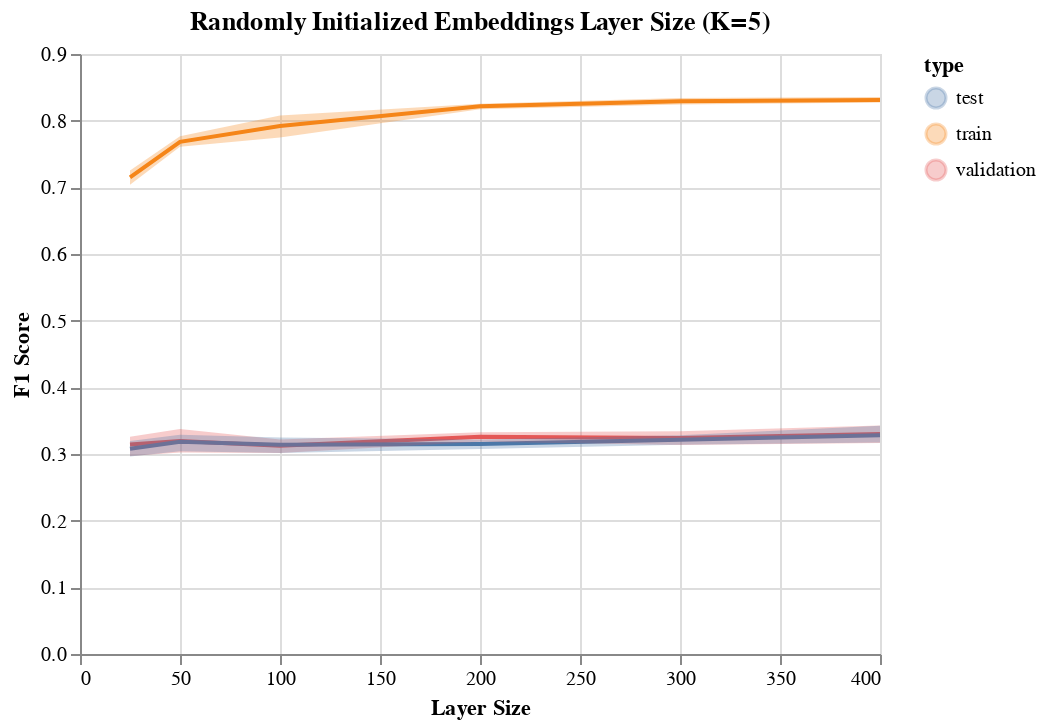

Here is the notebook cell this chart was saved with:
### Code cell
line = alt.Chart(validation_results[(validation_results.model == 'Randomly Initialized Embeddings') & (validation_results.epochs == 1000) & (validation_results.dropout == 0.0)]).mark_line().encode(
    x=alt.X('hidden_neurons'),
    y=alt.Y('mean(f1)'),
    color=alt.Color('type')
)

band = alt.Chart(validation_results[(validation_results.model == 'Randomly Initialized Embeddings') & (validation_results.epochs == 1000) & (validation_results.dropout == 0.0)]).mark_errorband(extent='ci').encode(
    x=alt.X('hidden_neurons', title='Layer Size'),
    y=alt.Y('f1', title='F1 Score'),
    color=alt.Color('type')
)

(line + band).properties(title='Randomly Initialized Embeddings Layer Size (K=5)')

### Figure 1 — Vega-Lite specification as saved in the notebook (floating-point values rounded to 4 significant figures)
{"config": {"view": {"continuousWidth": 400, "continuousHeight": 300}}, "layer": [{"data": {"name": "data-cde2b04aac63dac198a043be97953308"}, "mark": "line", "encoding": {"color": {"field": "type", "type": "nominal"}, "x": {"field": "hidden_neurons", "type": "quantitative"}, "y": {"aggregate": "mean", "field": "f1", "type": "quantitative"}}}, {"data": {"name": "data-cde2b04aac63dac198a043be97953308"}, "mark": {"type": "errorband", "extent": "ci"}, "encoding": {"color": {"field": "type", "type": "nominal"}, "x": {"field": "hidden_neurons", "title": "Layer Size", "type": "quantitative"}, "y": {"field": "f1", "title": "F1 Score", "type": "quantitative"}}}], "title": "Randomly Initialized Embeddings Layer Size (K=5)", "$schema": "https://vega.github.io/schema/vega-lite/v4.17.0.json", "datasets": {"data-cde2b04aac63dac198a043be97953308": [{"model": "Randomly Initialized Embeddings", "variable": "epochs", "epochs": 1000, "batch_norm": false, "dropout": 0.0, "hidden_neurons": 200, "hidden_layers": 1, "f1": 0.8237, "type": "train"}, {"model": "Randomly Initialized Embeddings", "variable": "epochs", "epochs": 1000, "batch_norm": false, "dropout": 0.0, "hidden_neurons": 200, "hidden_layers": 1, "f1": 0.3296, "type": "validation"}, {"model": "Randomly Initialized Embeddings", "variable": "epochs", "epochs": 1000, "batch_norm": false, "dropout": 0.0, "hidden_neurons": 200, "hidden_layers": 1, "f1": 0.3088, "type": "test"}, {"model": "Randomly Initialized Embeddings", "variable": "epochs", "epochs": 1000, "batch_norm": false, "dropout": 0.0, "hidden_neurons": 200, "hidden_layers": 1, "f1": 0.8096, "type": "train"}, {"model": "Randomly Initialized Embeddings", "variable": "epochs", "epochs": 1000, "batch_norm": false, "dropout": 0.0, "hidden_neurons": 200, "hidden_layers": 1, "f1": 0.3137, "type": "validation"}, {"model": "Randomly Initialized Embeddings", "variable": "epochs", "epochs": 1000, "batch_norm": false, "dropout": 0.0, "hidden_neurons": 200, "hidden_layers": 1, "f1": 0.3081, "type": "test"}, {"model": "Randomly Initialized Embeddings", "variable": "epochs", "epochs": 1000, "batch_norm": false, "dropout": 0.0, "hidden_neurons": 200, "hidden_layers": 1, "f1": 0.8172, "type": "train"}, {"model": "Randomly Initialized Embeddings", "variable": "epochs", "epochs": 1000, "batch_norm": false, "dropout": 0.0, "hidden_neurons": 200, "hidden_layers": 1, "f1": 0.3298, "type": "validation"}, {"model": "Randomly Initialized Embeddings", "variable": "epochs", "epochs": 1000, "batch_norm": false, "dropout": 0.0, "hidden_neurons": 200, "hidden_layers": 1, "f1": 0.3144, "type": "test"}, {"model": "Randomly Initialized Embeddings", "variable": "epochs", "epochs": 1000, "batch_norm": false, "dropout": 0.0, "hidden_neurons": 200, "hidden_layers": 1, "f1": 0.8209, "type": "train"}, {"model": "Randomly Initialized Embeddings", "variable": "epochs", "epochs": 1000, "batch_norm": false, "dropout": 0.0, "hidden_neurons": 200, "hidden_layers": 1, "f1": 0.3119, "type": "validation"}, {"model": "Randomly Initialized Embeddings", "variable": "epochs", "epochs": 1000, "batch_norm": false, "dropout": 0.0, "hidden_neurons": 200, "hidden_layers": 1, "f1": 0.338, "type": "test"}, {"model": "Randomly Initialized Embeddings", "variable": "epochs", "epochs": 1000, "batch_norm": false, "dropout": 0.0, "hidden_neurons": 200, "hidden_layers": 1, "f1": 0.8309, "type": "train"}, {"model": "Randomly Initialized Embeddings", "variable": "epochs", "epochs": 1000, "batch_norm": false, "dropout": 0.0, "hidden_neurons": 200, "hidden_layers": 1, "f1": 0.3347, "type": "validation"}, {"model": "Randomly Initialized Embeddings", "variable": "epochs", "epochs": 1000, "batch_norm": false, "dropout": 0.0, "hidden_neurons": 200, "hidden_layers": 1, "f1": 0.3061, "type": "test"}, {"model": "Randomly Initialized Embeddings", "variable": "neurons", "epochs": 1000, "batch_norm": false, "dropout": 0.0, "hidden_neurons": 25, "hidden_layers": 1, "f1": 0.6964, "type": "train"}, {"model": "Randomly Initialized Embeddings", "variable": "neurons", "epochs": 1000, "batch_norm": false, "dropout": 0.0, "hidden_neurons": 25, "hidden_layers": 1, "f1": 0.2809, "type": "validation"}, {"model": "Randomly Initialized Embeddings", "variable": "neurons", "epochs": 1000, "batch_norm": false, "dropout": 0.0, "hidden_neurons": 25, "hidden_layers": 1, "f1": 0.2916, "type": "test"}, {"model": "Randomly Initialized Embeddings", "variable": "neurons", "epochs": 1000, "batch_norm": false, "dropout": 0.0, "hidden_neurons": 25, "hidden_layers": 1, "f1": 0.7169, "type": "train"}, {"model": "Randomly Initialized Embeddings", "variable": "neurons", "epochs": 1000, "batch_norm": false, "dropout": 0.0, "hidden_neurons": 25, "hidden_layers": 1, "f1": 0.3205, "type": "validation"}, {"model": "Randomly Initialized Embeddings", "variable": "neurons", "epochs": 1000, "batch_norm": false, "dropout": 0.0, "hidden_neurons": 25, "hidden_layers": 1, "f1": 0.3138, "type": "test"}, {"model": "Randomly Initialized Embeddings", "variable": "neurons", "epochs": 1000, "batch_norm": false, "dropout": 0.0, "hidden_neurons": 25, "hidden_layers": 1, "f1": 0.7319, "type": "train"}, {"model": "Randomly Initialized Embeddings", "variable": "neurons", "epochs": 1000, "batch_norm": false, "dropout": 0.0, "hidden_neurons": 25, "hidden_layers": 1, "f1": 0.3225, "type": "validation"}, {"model": "Randomly Initialized Embeddings", "variable": "neurons", "epochs": 1000, "batch_norm": false, "dropout": 0.0, "hidden_neurons": 25, "hidden_layers": 1, "f1": 0.2956, "type": "test"}, {"model": "Randomly Initialized Embeddings", "variable": "neurons", "epochs": 1000, "batch_norm": false, "dropout": 0.0, "hidden_neurons": 25, "hidden_layers": 1, "f1": 0.7228, "type": "train"}, {"model": "Randomly Initialized Embeddings", "variable": "neurons", "epochs": 1000, "batch_norm": false, "dropout": 0.0, "hidden_neurons": 25, "hidden_layers": 1, "f1": 0.3169, "type": "validation"}, {"model": "Randomly Initialized Embeddings", "variable": "neurons", "epochs": 1000, "batch_norm": false, "dropout": 0.0, "hidden_neurons": 25, "hidden_layers": 1, "f1": 0.3279, "type": "test"}, {"model": "Randomly Initialized Embeddings", "variable": "neurons", "epochs": 1000, "batch_norm": false, "dropout": 0.0, "hidden_neurons": 25, "hidden_layers": 1, "f1": 0.7071, "type": "train"}, {"model": "Randomly Initialized Embeddings", "variable": "neurons", "epochs": 1000, "batch_norm": false, "dropout": 0.0, "hidden_neurons": 25, "hidden_layers": 1, "f1": 0.3302, "type": "validation"}, {"model": "Randomly Initialized Embeddings", "variable": "neurons", "epochs": 1000, "batch_norm": false, "dropout": 0.0, "hidden_neurons": 25, "hidden_layers": 1, "f1": 0.3105, "type": "test"}, {"model": "Randomly Initialized Embeddings", "variable": "neurons", "epochs": 1000, "batch_norm": false, "dropout": 0.0, "hidden_neurons": 50, "hidden_layers": 1, "f1": 0.7684, "type": "train"}, {"model": "Randomly Initialized Embeddings", "variable": "neurons", "epochs": 1000, "batch_norm": false, "dropout": 0.0, "hidden_neurons": 50, "hidden_layers": 1, "f1": 0.3085, "type": "validation"}, {"model": "Randomly Initialized Embeddings", "variable": "neurons", "epochs": 1000, "batch_norm": false, "dropout": 0.0, "hidden_neurons": 50, "hidden_layers": 1, "f1": 0.3203, "type": "test"}, {"model": "Randomly Initialized Embeddings", "variable": "neurons", "epochs": 1000, "batch_norm": false, "dropout": 0.0, "hidden_neurons": 50, "hidden_layers": 1, "f1": 0.7839, "type": "train"}, {"model": "Randomly Initialized Embeddings", "variable": "neurons", "epochs": 1000, "batch_norm": false, "dropout": 0.0, "hidden_neurons": 50, "hidden_layers": 1, "f1": 0.3412, "type": "validation"}, {"model": "Randomly Initialized Embeddings", "variable": "neurons", "epochs": 1000, "batch_norm": false, "dropout": 0.0, "hidden_neurons": 50, "hidden_layers": 1, "f1": 0.3337, "type": "test"}, {"model": "Randomly Initialized Embeddings", "variable": "neurons", "epochs": 1000, "batch_norm": false, "dropout": 0.0, "hidden_neurons": 50, "hidden_layers": 1, "f1": 0.7603, "type": "train"}, {"model": "Randomly Initialized Embeddings", "variable": "neurons", "epochs": 1000, "batch_norm": false, "dropout": 0.0, "hidden_neurons": 50, "hidden_layers": 1, "f1": 0.3461, "type": "validation"}, {"model": "Randomly Initialized Embeddings", "variable": "neurons", "epochs": 1000, "batch_norm": false, "dropout": 0.0, "hidden_neurons": 50, "hidden_layers": 1, "f1": 0.3198, "type": "test"}, {"model": "Randomly Initialized Embeddings", "variable": "neurons", "epochs": 1000, "batch_norm": false, "dropout": 0.0, "hidden_neurons": 50, "hidden_layers": 1, "f1": 0.7581, "type": "train"}, {"model": "Randomly Initialized Embeddings", "variable": "neurons", "epochs": 1000, "batch_norm": false, "dropout": 0.0, "hidden_neurons": 50, "hidden_layers": 1, "f1": 0.3128, "type": "validation"}, {"model": "Randomly Initialized Embeddings", "variable": "neurons", "epochs": 1000, "batch_norm": false, "dropout": 0.0, "hidden_neurons": 50, "hidden_layers": 1, "f1": 0.3259, "type": "test"}, {"model": "Randomly Initialized Embeddings", "variable": "neurons", "epochs": 1000, "batch_norm": false, "dropout": 0.0, "hidden_neurons": 50, "hidden_layers": 1, "f1": 0.7709, "type": "train"}, {"model": "Randomly Initialized Embeddings", "variable": "neurons", "epochs": 1000, "batch_norm": false, "dropout": 0.0, "hidden_neurons": 50, "hidden_layers": 1, "f1": 0.2887, "type": "validation"}, {"model": "Randomly Initialized Embeddings", "variable": "neurons", "epochs": 1000, "batch_norm": false, "dropout": 0.0, "hidden_neurons": 50, "hidden_layers": 1, "f1": 0.2914, "type": "test"}, {"model": "Randomly Initialized Embeddings", "variable": "neurons", "epochs": 1000, "batch_norm": false, "dropout": 0.0, "hidden_neurons": 100, "hidden_layers": 1, "f1": 0.8101, "type": "train"}, {"model": "Randomly Initialized Embeddings", "variable": "neurons", "epochs": 1000, "batch_norm": false, "dropout": 0.0, "hidden_neurons": 100, "hidden_layers": 1, "f1": 0.3135, "type": "validation"}, {"model": "Randomly Initialized Embeddings", "variable": "neurons", "epochs": 1000, "batch_norm": false, "dropout": 0.0, "hidden_neurons": 100, "hidden_layers": 1, "f1": 0.327, "type": "test"}, {"model": "Randomly Initialized Embeddings", "variable": "neurons", "epochs": 1000, "batch_norm": false, "dropout": 0.0, "hidden_neurons": 100, "hidden_layers": 1, "f1": 0.7909, "type": "train"}, {"model": "Randomly Initialized Embeddings", "variable": "neurons", "epochs": 1000, "batch_norm": false, "dropout": 0.0, "hidden_neurons": 100, "hidden_layers": 1, "f1": 0.3133, "type": "validation"}, {"model": "Randomly Initialized Embeddings", "variable": "neurons", "epochs": 1000, "batch_norm": false, "dropout": 0.0, "hidden_neurons": 100, "hidden_layers": 1, "f1": 0.3224, "type": "test"}, {"model": "Randomly Initialized Embeddings", "variable": "neurons", "epochs": 1000, "batch_norm": false, "dropout": 0.0, "hidden_neurons": 100, "hidden_layers": 1, "f1": 0.7871, "type": "train"}, {"model": "Randomly Initialized Embeddings", "variable": "neurons", "epochs": 1000, "batch_norm": false, "dropout": 0.0, "hidden_neurons": 100, "hidden_layers": 1, "f1": 0.3144, "type": "validation"}, {"model": "Randomly Initialized Embeddings", "variable": "neurons", "epochs": 1000, "batch_norm": false, "dropout": 0.0, "hidden_neurons": 100, "hidden_layers": 1, "f1": 0.303, "type": "test"}, {"model": "Randomly Initialized Embeddings", "variable": "neurons", "epochs": 1000, "batch_norm": false, "dropout": 0.0, "hidden_neurons": 100, "hidden_layers": 1, "f1": 0.7576, "type": "train"}, {"model": "Randomly Initialized Embeddings", "variable": "neurons", "epochs": 1000, "batch_norm": false, "dropout": 0.0, "hidden_neurons": 100, "hidden_layers": 1, "f1": 0.2934, "type": "validation"}, {"model": "Randomly Initialized Embeddings", "variable": "neurons", "epochs": 1000, "batch_norm": false, "dropout": 0.0, "hidden_neurons": 100, "hidden_layers": 1, "f1": 0.2939, "type": "test"}, {"model": "Randomly Initialized Embeddings", "variable": "neurons", "epochs": 1000, "batch_norm": false, "dropout": 0.0, "hidden_neurons": 100, "hidden_layers": 1, "f1": 0.8142, "type": "train"}, {"model": "Randomly Initialized Embeddings", "variable": "neurons", "epochs": 1000, "batch_norm": false, "dropout": 0.0, "hidden_neurons": 100, "hidden_layers": 1, "f1": 0.3271, "type": "validation"}, {"model": "Randomly Initialized Embeddings", "variable": "neurons", "epochs": 1000, "batch_norm": false, "dropout": 0.0, "hidden_neurons": 100, "hidden_layers": 1, "f1": 0.3233, "type": "test"}, {"model": "Randomly Initialized Embeddings", "variable": "neurons", "epochs": 1000, "batch_norm": false, "dropout": 0.0, "hidden_neurons": 200, "hidden_layers": 1, "f1": 0.8252, "type": "train"}, {"model": "Randomly Initialized Embeddings", "variable": "neurons", "epochs": 1000, "batch_norm": false, "dropout": 0.0, "hidden_neurons": 200, "hidden_layers": 1, "f1": 0.3287, "type": "validation"}, {"model": "Randomly Initialized Embeddings", "variable": "neurons", "epochs": 1000, "batch_norm": false, "dropout": 0.0, "hidden_neurons": 200, "hidden_layers": 1, "f1": 0.3078, "type": "test"}, {"model": "Randomly Initialized Embeddings", "variable": "neurons", "epochs": 1000, "batch_norm": false, "dropout": 0.0, "hidden_neurons": 200, "hidden_layers": 1, "f1": 0.8233, "type": "train"}, {"model": "Randomly Initialized Embeddings", "variable": "neurons", "epochs": 1000, "batch_norm": false, "dropout": 0.0, "hidden_neurons": 200, "hidden_layers": 1, "f1": 0.3265, "type": "validation"}, {"model": "Randomly Initialized Embeddings", "variable": "neurons", "epochs": 1000, "batch_norm": false, "dropout": 0.0, "hidden_neurons": 200, "hidden_layers": 1, "f1": 0.3071, "type": "test"}, {"model": "Randomly Initialized Embeddings", "variable": "neurons", "epochs": 1000, "batch_norm": false, "dropout": 0.0, "hidden_neurons": 200, "hidden_layers": 1, "f1": 0.8132, "type": "train"}, {"model": "Randomly Initialized Embeddings", "variable": "neurons", "epochs": 1000, "batch_norm": false, "dropout": 0.0, "hidden_neurons": 200, "hidden_layers": 1, "f1": 0.3073, "type": "validation"}, {"model": "Randomly Initialized Embeddings", "variable": "neurons", "epochs": 1000, "batch_norm": false, "dropout": 0.0, "hidden_neurons": 200, "hidden_layers": 1, "f1": 0.3003, "type": "test"}, {"model": "Randomly Initialized Embeddings", "variable": "neurons", "epochs": 1000, "batch_norm": false, "dropout": 0.0, "hidden_neurons": 200, "hidden_layers": 1, "f1": 0.8214, "type": "train"}, {"model": "Randomly Initialized Embeddings", "variable": "neurons", "epochs": 1000, "batch_norm": false, "dropout": 0.0, "hidden_neurons": 200, "hidden_layers": 1, "f1": 0.3464, "type": "validation"}, {"model": "Randomly Initialized Embeddings", "variable": "neurons", "epochs": 1000, "batch_norm": false, "dropout": 0.0, "hidden_neurons": 200, "hidden_layers": 1, "f1": 0.335, "type": "test"}, {"model": "Randomly Initialized Embeddings", "variable": "neurons", "epochs": 1000, "batch_norm": false, "dropout": 0.0, "hidden_neurons": 200, "hidden_layers": 1, "f1": 0.8314, "type": "train"}, {"model": "Randomly Initialized Embeddings", "variable": "neurons", "epochs": 1000, "batch_norm": false, "dropout": 0.0, "hidden_neurons": 200, "hidden_layers": 1, "f1": 0.329, "type": "validation"}, {"model": "Randomly Initialized Embeddings", "variable": "neurons", "epochs": 1000, "batch_norm": false, "dropout": 0.0, "hidden_neurons": 200, "hidden_layers": 1, "f1": 0.3228, "type": "test"}, {"model": "Randomly Initialized Embeddings", "variable": "neurons", "epochs": 1000, "batch_norm": false, "dropout": 0.0, "hidden_neurons": 300, "hidden_layers": 1, "f1": 0.8355, "type": "train"}, {"model": "Randomly Initialized Embeddings", "variable": "neurons", "epochs": 1000, "batch_norm": false, "dropout": 0.0, "hidden_neurons": 300, "hidden_layers": 1, "f1": 0.3344, "type": "validation"}, {"model": "Randomly Initialized Embeddings", "variable": "neurons", "epochs": 1000, "batch_norm": false, "dropout": 0.0, "hidden_neurons": 300, "hidden_layers": 1, "f1": 0.3233, "type": "test"}, {"model": "Randomly Initialized Embeddings", "variable": "neurons", "epochs": 1000, "batch_norm": false, "dropout": 0.0, "hidden_neurons": 300, "hidden_layers": 1, "f1": 0.8152, "type": "train"}, {"model": "Randomly Initialized Embeddings", "variable": "neurons", "epochs": 1000, "batch_norm": false, "dropout": 0.0, "hidden_neurons": 300, "hidden_layers": 1, "f1": 0.2962, "type": "validation"}, {"model": "Randomly Initialized Embeddings", "variable": "neurons", "epochs": 1000, "batch_norm": false, "dropout": 0.0, "hidden_neurons": 300, "hidden_layers": 1, "f1": 0.3299, "type": "test"}, {"model": "Randomly Initialized Embeddings", "variable": "neurons", "epochs": 1000, "batch_norm": false, "dropout": 0.0, "hidden_neurons": 300, "hidden_layers": 1, "f1": 0.8363, "type": "train"}, {"model": "Randomly Initialized Embeddings", "variable": "neurons", "epochs": 1000, "batch_norm": false, "dropout": 0.0, "hidden_neurons": 300, "hidden_layers": 1, "f1": 0.3213, "type": "validation"}, {"model": "Randomly Initialized Embeddings", "variable": "neurons", "epochs": 1000, "batch_norm": false, "dropout": 0.0, "hidden_neurons": 300, "hidden_layers": 1, "f1": 0.3362, "type": "test"}, {"model": "Randomly Initialized Embeddings", "variable": "neurons", "epochs": 1000, "batch_norm": false, "dropout": 0.0, "hidden_neurons": 300, "hidden_layers": 1, "f1": 0.8182, "type": "train"}, {"model": "Randomly Initialized Embeddings", "variable": "neurons", "epochs": 1000, "batch_norm": false, "dropout": 0.0, "hidden_neurons": 300, "hidden_layers": 1, "f1": 0.3107, "type": "validation"}, {"model": "Randomly Initialized Embeddings", "variable": "neurons", "epochs": 1000, "batch_norm": false, "dropout": 0.0, "hidden_neurons": 300, "hidden_layers": 1, "f1": 0.3315, "type": "test"}, {"model": "Randomly Initialized Embeddings", "variable": "neurons", "epochs": 1000, "batch_norm": false, "dropout": 0.0, "hidden_neurons": 300, "hidden_layers": 1, "f1": 0.8394, "type": "train"}, {"model": "Randomly Initialized Embeddings", "variable": "neurons", "epochs": 1000, "batch_norm": false, "dropout": 0.0, "hidden_neurons": 300, "hidden_layers": 1, "f1": 0.3427, "type": "validation"}, {"model": "Randomly Initialized Embeddings", "variable": "neurons", "epochs": 1000, "batch_norm": false, "dropout": 0.0, "hidden_neurons": 300, "hidden_layers": 1, "f1": 0.3123, "type": "test"}, {"model": "Randomly Initialized Embeddings", "variable": "neurons", "epochs": 1000, "batch_norm": false, "dropout": 0.0, "hidden_neurons": 400, "hidden_layers": 1, "f1": 0.8346, "type": "train"}, {"model": "Randomly Initialized Embeddings", "variable": "neurons", "epochs": 1000, "batch_norm": false, "dropout": 0.0, "hidden_neurons": 400, "hidden_layers": 1, "f1": 0.3093, "type": "validation"}, {"model": "Randomly Initialized Embeddings", "variable": "neurons", "epochs": 1000, "batch_norm": false, "dropout": 0.0, "hidden_neurons": 400, "hidden_layers": 1, "f1": 0.3144, "type": "test"}, {"model": "Randomly Initialized Embeddings", "variable": "neurons", "epochs": 1000, "batch_norm": false, "dropout": 0.0, "hidden_neurons": 400, "hidden_layers": 1, "f1": 0.8264, "type": "train"}, {"model": "Randomly Initialized Embeddings", "variable": "neurons", "epochs": 1000, "batch_norm": false, "dropout": 0.0, "hidden_neurons": 400, "hidden_layers": 1, "f1": 0.346, "type": "validation"}, {"model": "Randomly Initialized Embeddings", "variable": "neurons", "epochs": 1000, "batch_norm": false, "dropout": 0.0, "hidden_neurons": 400, "hidden_layers": 1, "f1": 0.3312, "type": "test"}, {"model": "Randomly Initialized Embeddings", "variable": "neurons", "epochs": 1000, "batch_norm": false, "dropout": 0.0, "hidden_neurons": 400, "hidden_layers": 1, "f1": 0.8315, "type": "train"}, {"model": "Randomly Initialized Embeddings", "variable": "neurons", "epochs": 1000, "batch_norm": false, "dropout": 0.0, "hidden_neurons": 400, "hidden_layers": 1, "f1": 0.324, "type": "validation"}, {"model": "Randomly Initialized Embeddings", "variable": "neurons", "epochs": 1000, "batch_norm": false, "dropout": 0.0, "hidden_neurons": 400, "hidden_layers": 1, "f1": 0.3205, "type": "test"}, {"model": "Randomly Initialized Embeddings", "variable": "neurons", "epochs": 1000, "batch_norm": false, "dropout": 0.0, "hidden_neurons": 400, "hidden_layers": 1, "f1": 0.8253, "type": "train"}, {"model": "Randomly Initialized Embeddings", "variable": "neurons", "epochs": 1000, "batch_norm": false, "dropout": 0.0, "hidden_neurons": 400, "hidden_layers": 1, "f1": 0.3208, "type": "validation"}, {"model": "Randomly Initialized Embeddings", "variable": "neurons", "epochs": 1000, "batch_norm": false, "dropout": 0.0, "hidden_neurons": 400, "hidden_layers": 1, "f1": 0.3551, "type": "test"}, {"model": "Randomly Initialized Embeddings", "variable": "neurons", "epochs": 1000, "batch_norm": false, "dropout": 0.0, "hidden_neurons": 400, "hidden_layers": 1, "f1": 0.8382, "type": "train"}, {"model": "Randomly Initialized Embeddings", "variable": "neurons", "epochs": 1000, "batch_norm": false, "dropout": 0.0, "hidden_neurons": 400, "hidden_layers": 1, "f1": 0.349, "type": "validation"}, {"model": "Randomly Initialized Embeddings", "variable": "neurons", "epochs": 1000, "batch_norm": false, "dropout": 0.0, "hidden_neurons": 400, "hidden_layers": 1, "f1": 0.3185, "type": "test"}, {"model": "Randomly Initialized Embeddings", "variable": "neurons", "epochs": 1000, "batch_norm": false, "dropout": 0.0, "hidden_neurons": 300, "hidden_layers": 1, "f1": 0.8345, "type": "train"}, {"model": "Randomly Initialized Embeddings", "variable": "neurons", "epochs": 1000, "batch_norm": false, "dropout": 0.0, "hidden_neurons": 300, "hidden_layers": 1, "f1": 0.3001, "type": "validation"}, {"model": "Randomly Initialized Embeddings", "variable": "neurons", "epochs": 1000, "batch_norm": false, "dropout": 0.0, "hidden_neurons": 300, "hidden_layers": 1, "f1": 0.327, "type": "test"}, {"model": "Randomly Initialized Embeddings", "variable": "neurons", "epochs": 1000, "batch_norm": false, "dropout": 0.0, "hidden_neurons": 300, "hidden_layers": 1, "f1": 0.8253, "type": "train"}, {"model": "Randomly Initialized Embeddings", "variable": "neurons", "epochs": 1000, "batch_norm": false, "dropout": 0.0, "hidden_neurons": 300, "hidden_layers": 1, "f1": 0.3409, "type": "validation"}, {"model": "Randomly Initialized Embeddings", "variable": "neurons", "epochs": 1000, "batch_norm": false, "dropout": 0.0, "hidden_neurons": 300, "hidden_layers": 1, "f1": 0.2993, "type": "test"}, {"model": "Randomly Initialized Embeddings", "variable": "neurons", "epochs": 1000, "batch_norm": false, "dropout": 0.0, "hidden_neurons": 300, "hidden_layers": 1, "f1": 0.8301, "type": "train"}, {"model": "Randomly Initialized Embeddings", "variable": "neurons", "epochs": 1000, "batch_norm": false, "dropout": 0.0, "hidden_neurons": 300, "hidden_layers": 1, "f1": 0.3219, "type": "validation"}, {"model": "Randomly Initialized Embeddings", "variable": "neurons", "epochs": 1000, "batch_norm": false, "dropout": 0.0, "hidden_neurons": 300, "hidden_layers": 1, "f1": 0.3192, "type": "test"}, {"model": "Randomly Initialized Embeddings", "variable": "neurons", "epochs": 1000, "batch_norm": false, "dropout": 0.0, "hidden_neurons": 300, "hidden_layers": 1, "f1": 0.8223, "type": "train"}, {"model": "Randomly Initialized Embeddings", "variable": "neurons", "epochs": 1000, "batch_norm": false, "dropout": 0.0, "hidden_neurons": 300, "hidden_layers": 1, "f1": 0.3402, "type": "validation"}, {"model": "Randomly Initialized Embeddings", "variable": "neurons", "epochs": 1000, "batch_norm": false, "dropout": 0.0, "hidden_neurons": 300, "hidden_layers": 1, "f1": 0.3302, "type": "test"}, {"model": "Randomly Initialized Embeddings", "variable": "neurons", "epochs": 1000, "batch_norm": false, "dropout": 0.0, "hidden_neurons": 300, "hidden_layers": 1, "f1": 0.8357, "type": "train"}, {"model": "Randomly Initialized Embeddings", "variable": "neurons", "epochs": 1000, "batch_norm": false, "dropout": 0.0, "hidden_neurons": 300, "hidden_layers": 1, "f1": 0.3317, "type": "validation"}, {"model": "Randomly Initialized Embeddings", "variable": "neurons", "epochs": 1000, "batch_norm": false, "dropout": 0.0, "hidden_neurons": 300, "hidden_layers": 1, "f1": 0.3053, "type": "test"}]}}
